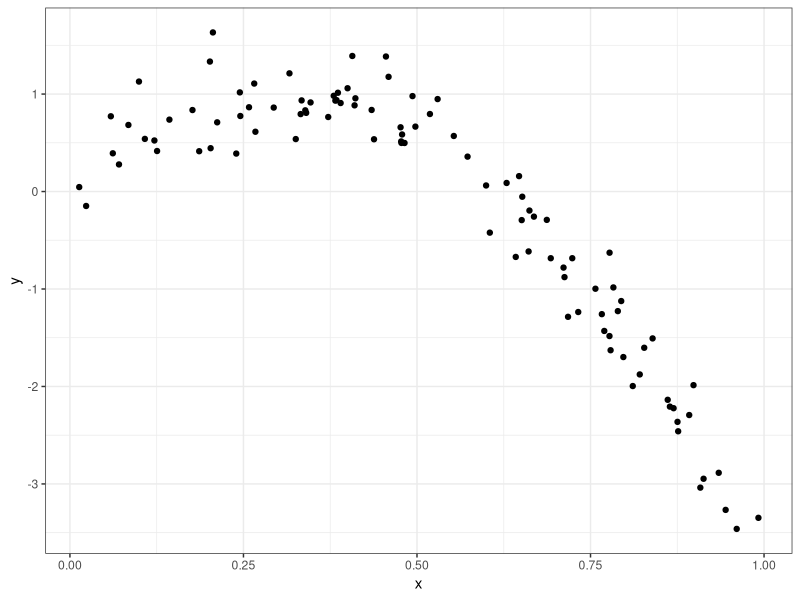
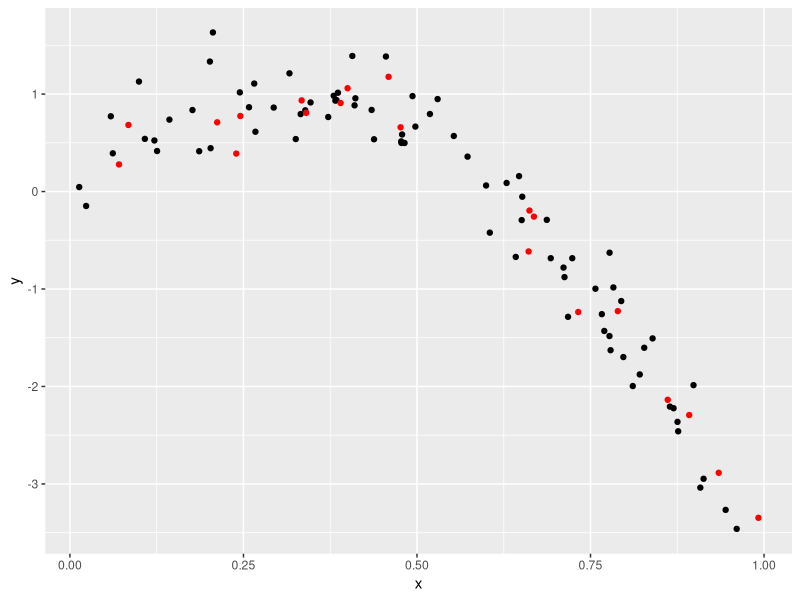
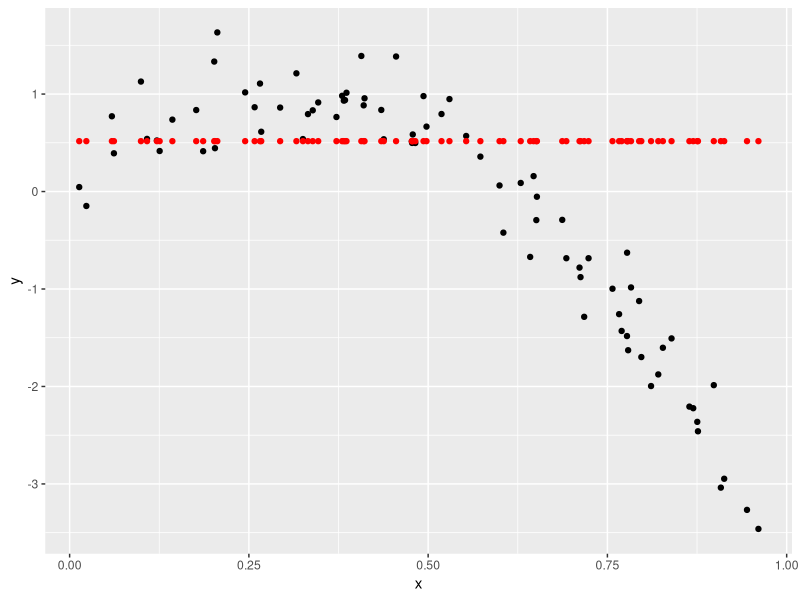
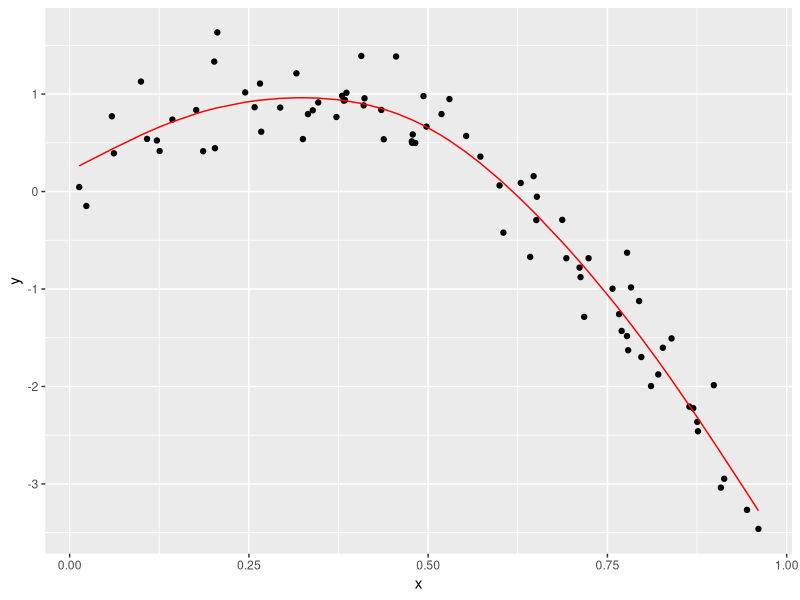
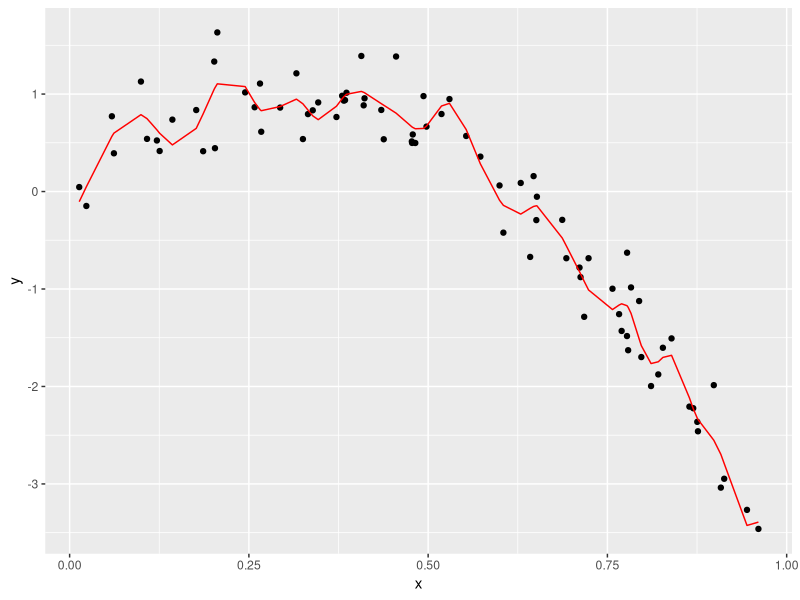
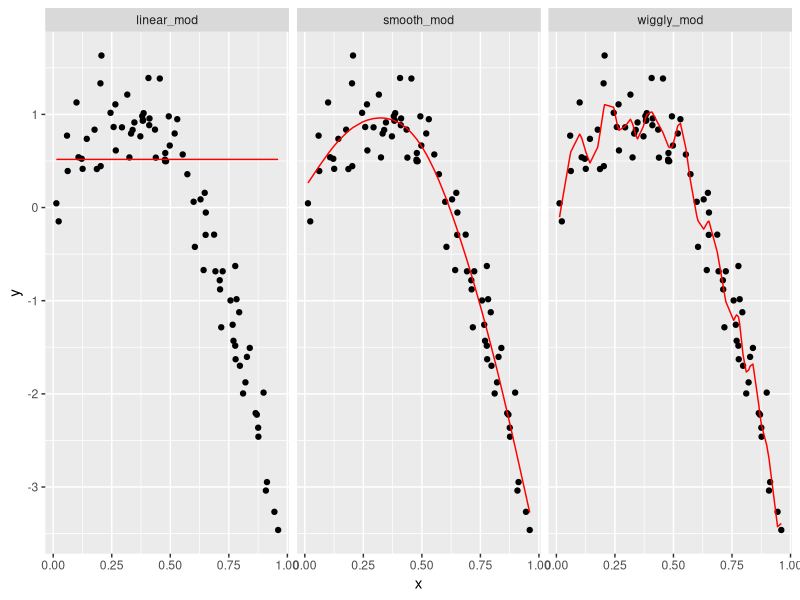
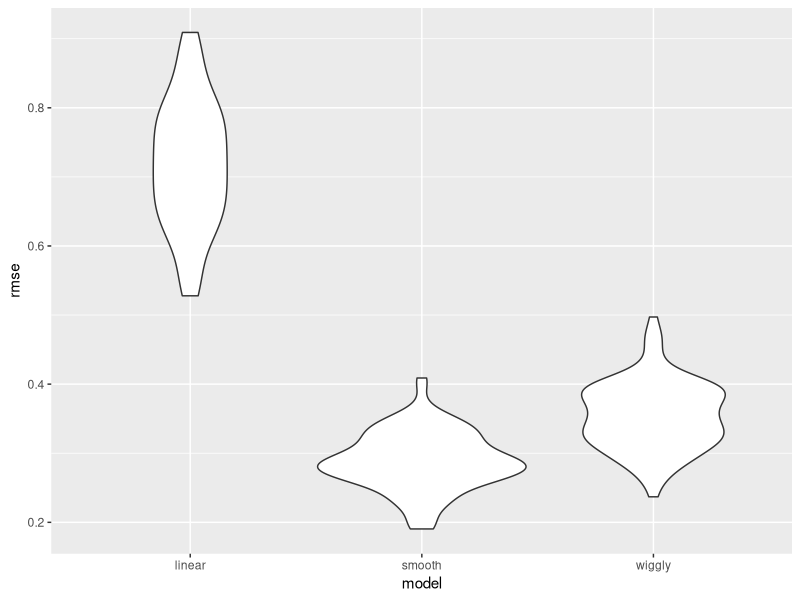

The R source for these figures, in order:
## ---- chunk 1
knitr::opts_chunk$set(echo = TRUE)
library(tidyverse)
library(modelr)
library(mgcv)

set.seed(1)
## ---- chunk 2
nonlin_df = 
  tibble(
    id = 1:100,
    x = runif(100, 0, 1),
    y = 1 - 10 * (x - .3) ^ 2 + rnorm(100, 0, .3)
  )

nonlin_df %>% 
  ggplot(aes(x = x, y = y)) + 
  geom_point() + theme_bw()
## ---- chunk 3
train_df = sample_frac(nonlin_df, size = .8)
test_df = anti_join(nonlin_df, train_df, by = "id")

ggplot(train_df, aes(x = x, y = y)) + 
  geom_point() + 
  geom_point(data = test_df, color = "red")
## ---- chunk 4
linear_mod = lm(x ~ x, data = train_df)
smooth_mod = mgcv::gam(y ~ s(x), data = train_df)
wiggly_mod = mgcv::gam(y ~ s(x, k = 30), sp = 10e-6, data = train_df)
## ---- chunk 5
train_df %>%
  add_predictions(linear_mod) %>%
  ggplot(aes(x = x, y = y)) +
  geom_point() +
  geom_point(aes(y = pred), color = "red")

train_df %>%
  add_predictions(smooth_mod) %>%
  ggplot(aes(x = x, y = y)) +
  geom_point() +
  geom_line(aes(y = pred), color = "red")

train_df %>%
  add_predictions(wiggly_mod) %>%
  ggplot(aes(x = x, y = y)) +
  geom_point() +
  geom_line(aes(y = pred), color = "red")
## ---- chunk 6
train_df %>% 
  gather_predictions(linear_mod, smooth_mod, wiggly_mod) %>% 
  mutate(model = fct_inorder(model)) %>% 
  
  ggplot(aes(x = x, y = y)) + 
  geom_point() + 
  geom_line(aes(y = pred), color = "red") + 
  facet_wrap(~model)
## ---- chunk 7
rmse(linear_mod, test_df)
rmse(smooth_mod, test_df)
rmse(wiggly_mod, test_df)
## ---- chunk 8
cv_df = 
  crossv_mc(nonlin_df, 100) 
## ---- chunk 9
cv_df %>% pull(train) %>% .[[1]] %>% as_tibble
## ---- chunk 10
cv_df =
  cv_df %>% 
  mutate(
    train = map(train, as_tibble),
    test = map(test, as_tibble))
## ---- chunk 11
cv_df = 
  cv_df %>% 
  mutate(linear_mods  = map(train, ~lm(y ~ x, data = .x)),
         smooth_mods  = map(train, ~mgcv::gam(y ~ s(x), data = .x)),
         wiggly_mods  = map(train, ~gam(y ~ s(x, k = 30), sp = 10e-6, data = .x))) %>% 
  mutate(rmse_linear = map2_dbl(linear_mods, test, ~rmse(model = .x, data = .y)),
         rmse_smooth = map2_dbl(smooth_mods, test, ~rmse(model = .x, data = .y)),
         rmse_wiggly = map2_dbl(wiggly_mods, test, ~rmse(model = .x, data = .y)))
## ---- chunk 12
cv_df %>% 
  select(starts_with("rmse")) %>% 
  pivot_longer(
    everything(),
    names_to = "model", 
    values_to = "rmse",
    names_prefix = "rmse_") %>% 
  mutate(model = fct_inorder(model)) %>% 
  ggplot(aes(x = model, y = rmse)) + geom_violin()
